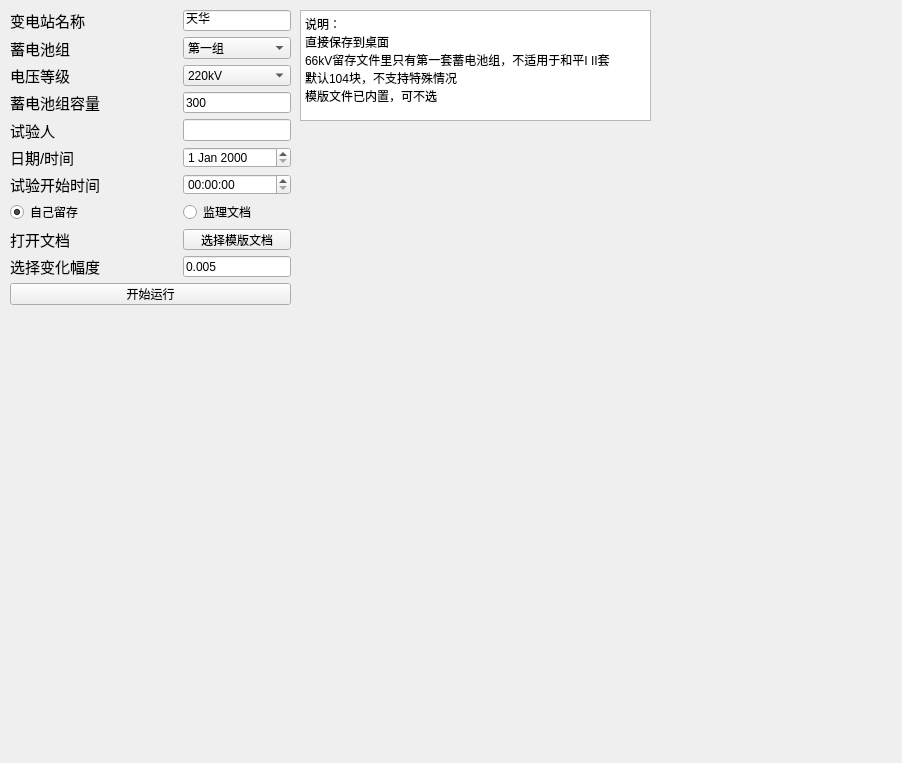
<?xml version="1.0" encoding="UTF-8"?>
<ui version="4.0">
 <class>Form</class>
 <widget class="QWidget" name="Form">
  <property name="geometry">
   <rect>
    <x>0</x>
    <y>0</y>
    <width>902</width>
    <height>763</height>
   </rect>
  </property>
  <property name="windowTitle">
   <string>CT试验</string>
  </property>
  <widget class="QWidget" name="gridLayoutWidget_2">
   <property name="geometry">
    <rect>
     <x>10</x>
     <y>10</y>
     <width>281</width>
     <height>295</height>
    </rect>
   </property>
   <layout class="QGridLayout" name="gridLayout_2">
    <item row="1" column="0">
     <widget class="QLabel" name="label_8">
      <property name="font">
       <font>
        <pointsize>11</pointsize>
       </font>
      </property>
      <property name="text">
       <string>变电站名称</string>
      </property>
     </widget>
    </item>
    <item row="6" column="1">
     <widget class="QDateEdit" name="dateEdit"/>
    </item>
    <item row="10" column="0">
     <widget class="QLabel" name="label_12">
      <property name="font">
       <font>
        <pointsize>11</pointsize>
       </font>
      </property>
      <property name="text">
       <string>选择变化幅度</string>
      </property>
     </widget>
    </item>
    <item row="11" column="0" colspan="2">
     <widget class="QPushButton" name="btn_run">
      <property name="text">
       <string>开始运行</string>
      </property>
     </widget>
    </item>
    <item row="6" column="0">
     <widget class="QLabel" name="label_9">
      <property name="font">
       <font>
        <pointsize>11</pointsize>
       </font>
      </property>
      <property name="text">
       <string>日期/时间</string>
      </property>
     </widget>
    </item>
    <item row="9" column="0">
     <widget class="QLabel" name="label_11">
      <property name="font">
       <font>
        <pointsize>11</pointsize>
       </font>
      </property>
      <property name="text">
       <string>打开文档</string>
      </property>
     </widget>
    </item>
    <item row="8" column="0">
     <widget class="QRadioButton" name="radioButton_remain">
      <property name="text">
       <string>自己留存</string>
      </property>
      <property name="checked">
       <bool>true</bool>
      </property>
     </widget>
    </item>
    <item row="10" column="1">
     <widget class="QLineEdit" name="lineEdit_random_value">
      <property name="sizePolicy">
       <sizepolicy hsizetype="Fixed" vsizetype="Fixed">
        <horstretch>0</horstretch>
        <verstretch>0</verstretch>
       </sizepolicy>
      </property>
      <property name="text">
       <string>0.005</string>
      </property>
     </widget>
    </item>
    <item row="7" column="1">
     <widget class="QTimeEdit" name="timeEdit"/>
    </item>
    <item row="8" column="1">
     <widget class="QRadioButton" name="radioButton_submit">
      <property name="text">
       <string>监理文档</string>
      </property>
     </widget>
    </item>
    <item row="4" column="1">
     <widget class="QLineEdit" name="lineEdit_battery_capacity">
      <property name="sizePolicy">
       <sizepolicy hsizetype="Fixed" vsizetype="Fixed">
        <horstretch>0</horstretch>
        <verstretch>0</verstretch>
       </sizepolicy>
      </property>
      <property name="text">
       <string>300</string>
      </property>
     </widget>
    </item>
    <item row="3" column="1">
     <widget class="QComboBox" name="comboBox_voltage">
      <item>
       <property name="text">
        <string>220kV</string>
       </property>
      </item>
      <item>
       <property name="text">
        <string>66kV</string>
       </property>
      </item>
     </widget>
    </item>
    <item row="3" column="0">
     <widget class="QLabel" name="label_14">
      <property name="font">
       <font>
        <pointsize>11</pointsize>
       </font>
      </property>
      <property name="text">
       <string>电压等级</string>
      </property>
     </widget>
    </item>
    <item row="2" column="0">
     <widget class="QLabel" name="label_10">
      <property name="font">
       <font>
        <pointsize>11</pointsize>
       </font>
      </property>
      <property name="text">
       <string>蓄电池组</string>
      </property>
     </widget>
    </item>
    <item row="1" column="1">
     <widget class="QLineEdit" name="lineEdit_name">
      <property name="sizePolicy">
       <sizepolicy hsizetype="Fixed" vsizetype="Fixed">
        <horstretch>0</horstretch>
        <verstretch>0</verstretch>
       </sizepolicy>
      </property>
      <property name="text">
       <string>天华</string>
      </property>
     </widget>
    </item>
    <item row="7" column="0">
     <widget class="QLabel" name="label_7">
      <property name="font">
       <font>
        <pointsize>11</pointsize>
       </font>
      </property>
      <property name="text">
       <string>试验开始时间</string>
      </property>
     </widget>
    </item>
    <item row="2" column="1">
     <widget class="QComboBox" name="comboBox_choose">
      <item>
       <property name="text">
        <string>第一组</string>
       </property>
      </item>
      <item>
       <property name="text">
        <string>第二组</string>
       </property>
      </item>
     </widget>
    </item>
    <item row="4" column="0">
     <widget class="QLabel" name="label_13">
      <property name="font">
       <font>
        <pointsize>11</pointsize>
       </font>
      </property>
      <property name="text">
       <string>蓄电池组容量</string>
      </property>
     </widget>
    </item>
    <item row="9" column="1">
     <widget class="QPushButton" name="btn_openfile">
      <property name="text">
       <string>选择模版文档</string>
      </property>
     </widget>
    </item>
    <item row="5" column="0">
     <widget class="QLabel" name="label_15">
      <property name="font">
       <font>
        <pointsize>11</pointsize>
       </font>
      </property>
      <property name="text">
       <string>试验人</string>
      </property>
     </widget>
    </item>
    <item row="5" column="1">
     <widget class="QLineEdit" name="lineEdit_person">
      <property name="sizePolicy">
       <sizepolicy hsizetype="Fixed" vsizetype="Fixed">
        <horstretch>0</horstretch>
        <verstretch>0</verstretch>
       </sizepolicy>
      </property>
      <property name="text">
       <string/>
      </property>
     </widget>
    </item>
   </layout>
  </widget>
  <widget class="QTextEdit" name="textEdit">
   <property name="geometry">
    <rect>
     <x>300</x>
     <y>10</y>
     <width>351</width>
     <height>111</height>
    </rect>
   </property>
   <property name="html">
    <string>&lt;!DOCTYPE HTML PUBLIC &quot;-//W3C//DTD HTML 4.0//EN&quot; &quot;http://www.w3.org/TR/REC-html40/strict.dtd&quot;&gt;
&lt;html&gt;&lt;head&gt;&lt;meta name=&quot;qrichtext&quot; content=&quot;1&quot; /&gt;&lt;meta charset=&quot;utf-8&quot; /&gt;&lt;style type=&quot;text/css&quot;&gt;
p, li { white-space: pre-wrap; }
hr { height: 1px; border-width: 0; }
li.unchecked::marker { content: &quot;\2610&quot;; }
li.checked::marker { content: &quot;\2612&quot;; }
&lt;/style&gt;&lt;/head&gt;&lt;body style=&quot; font-family:'Microsoft YaHei UI'; font-size:9pt; font-weight:400; font-style:normal;&quot;&gt;
&lt;p style=&quot; margin-top:0px; margin-bottom:0px; margin-left:0px; margin-right:0px; -qt-block-indent:0; text-indent:0px;&quot;&gt;说明：&lt;/p&gt;
&lt;p style=&quot; margin-top:0px; margin-bottom:0px; margin-left:0px; margin-right:0px; -qt-block-indent:0; text-indent:0px;&quot;&gt;直接保存到桌面&lt;/p&gt;
&lt;p style=&quot; margin-top:0px; margin-bottom:0px; margin-left:0px; margin-right:0px; -qt-block-indent:0; text-indent:0px;&quot;&gt;66kV留存文件里只有第一套蓄电池组，不适用于和平I II套&lt;/p&gt;
&lt;p style=&quot; margin-top:0px; margin-bottom:0px; margin-left:0px; margin-right:0px; -qt-block-indent:0; text-indent:0px;&quot;&gt;默认104块，不支持特殊情况&lt;/p&gt;
&lt;p style=&quot; margin-top:0px; margin-bottom:0px; margin-left:0px; margin-right:0px; -qt-block-indent:0; text-indent:0px;&quot;&gt;模版文件已内置，可不选&lt;/p&gt;&lt;/body&gt;&lt;/html&gt;</string>
   </property>
  </widget>
 </widget>
 <resources/>
 <connections/>
</ui>
